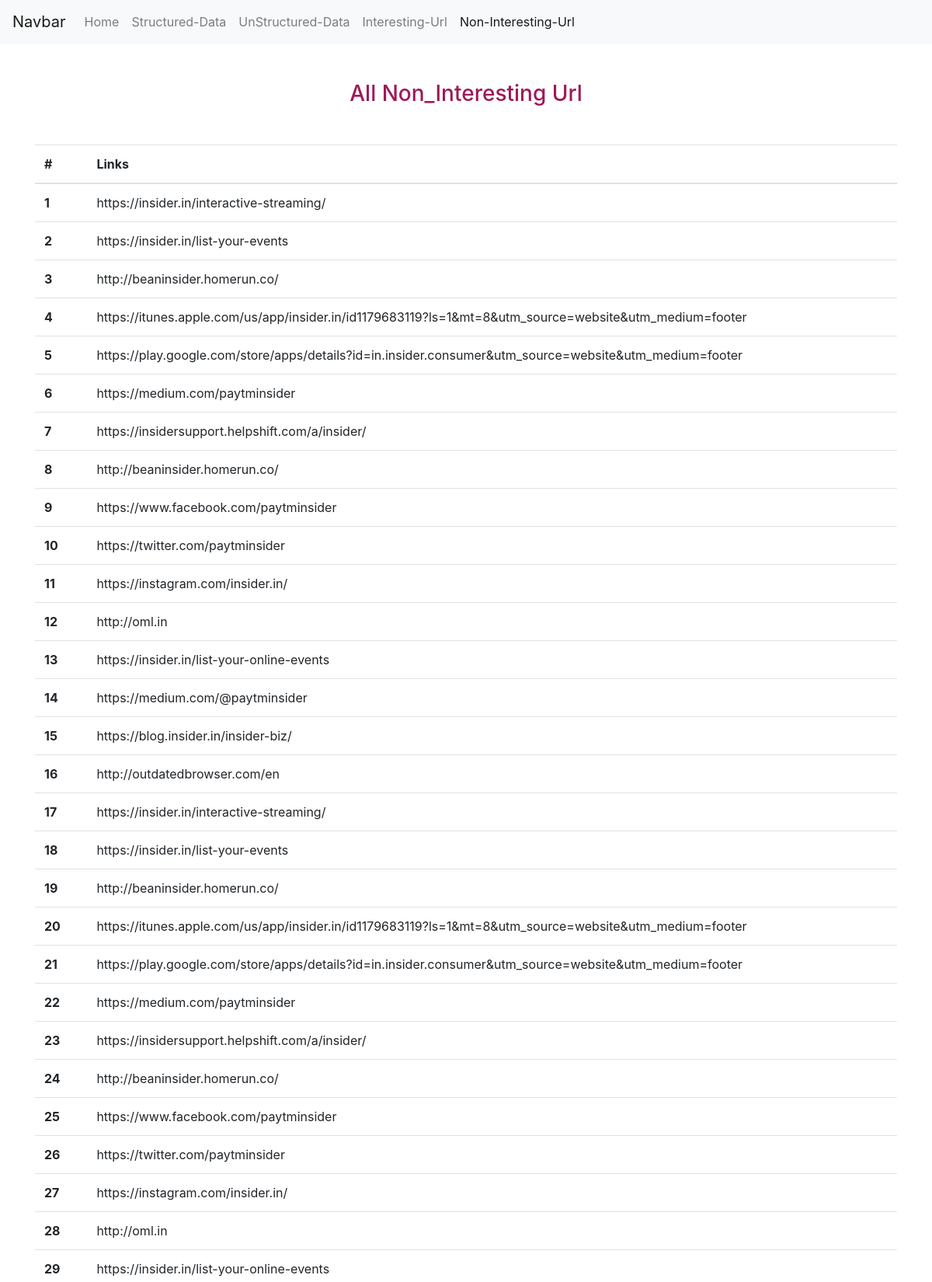
The page /nUrls/ (upper part) on the database its author committed.
### sApp/models.py (models this page shows, shortened)
class Non_interesting_url(models.Model):
    Non_interesting_url1 = models.TextField(blank=True, null=True)

### sApp/views.py (the view)
# urls.py: path('nUrls/', nUrl, name='nUrls'),
def nUrl(request):
    nIURl = Non_interesting_url.objects.all()
    return render(request, 'all_nUrl.html', {'nUrl': nIURl})

### sApp/templates/all_nUrl.html (shortened to what this page needs)
<!doctype html>
<html lang="en">
  <head>
    <link rel="stylesheet" href="https://maxcdn.bootstrapcdn.com/bootstrap/4.0.0/css/bootstrap.min.css">
  </head>
  <body>
      {% include 'base/navbar.html' %}
    <div class="container mt-5">
        <h3 class="text-center mt-5" style="color: #9f1959;">All Non_Interesting Url</h3>
      {% if nUrl %}
        <table class="table mt-5">
          <thead>
            <tr>
              <th scope="col">#</th>
              <th scope="col">Links</th>
            </tr>
          </thead>
          <tbody>
          {% for i in nUrl %}
            <tr>
              <th scope="row">{{ forloop.counter }}</th>
              <td>{{i.Non_interesting_url1}}</td>
            </tr>
          {% endfor %}
          </tbody>
        </table>
      {% else %}
      <h4 class="text-center" style="color: red;">Data Not Available</h4>
      {% endif %}
    </div>
  </body>
</html>

### rows shown on the page
Non_interesting_url: Non_interesting_url1 "https://insider.in/interactive-streaming/"
Non_interesting_url: Non_interesting_url1 "https://insider.in/list-your-events"
Non_interesting_url: Non_interesting_url1 "http://beaninsider.homerun.co/"
Non_interesting_url: Non_interesting_url1 "https://itunes.apple.com/us/app/insider.in/id1179683119?ls=1&mt=8&utm_source=website&utm_medium=footer"
Non_interesting_url: Non_interesting_url1 "https://play.google.com/store/apps/details?id=in.insider.consumer&utm_source=website&utm_medium=footer"
Non_interesting_url: Non_interesting_url1 "https://medium.com/paytminsider"
Non_interesting_url: Non_interesting_url1 "https://insidersupport.helpshift.com/a/insider/"
Non_interesting_url: Non_interesting_url1 "http://beaninsider.homerun.co/"
Non_interesting_url: Non_interesting_url1 "https://www.facebook.com/paytminsider"
Non_interesting_url: Non_interesting_url1 "https://twitter.com/paytminsider"
Non_interesting_url: Non_interesting_url1 "https://instagram.com/insider.in/"
Non_interesting_url: Non_interesting_url1 "http://oml.in"
Non_interesting_url: Non_interesting_url1 "https://insider.in/list-your-online-events"
Non_interesting_url: Non_interesting_url1 "https://medium.com/@paytminsider"
Non_interesting_url: Non_interesting_url1 "https://blog.insider.in/insider-biz/"
Non_interesting_url: Non_interesting_url1 "http://outdatedbrowser.com/en"
Non_interesting_url: Non_interesting_url1 "https://insider.in/interactive-streaming/"
Non_interesting_url: Non_interesting_url1 "https://insider.in/list-your-events"
Non_interesting_url: Non_interesting_url1 "http://beaninsider.homerun.co/"
Non_interesting_url: Non_interesting_url1 "https://itunes.apple.com/us/app/insider.in/id1179683119?ls=1&mt=8&utm_source=website&utm_medium=footer"
Non_interesting_url: Non_interesting_url1 "https://play.google.com/store/apps/details?id=in.insider.consumer&utm_source=website&utm_medium=footer"
Non_interesting_url: Non_interesting_url1 "https://medium.com/paytminsider"
Non_interesting_url: Non_interesting_url1 "https://insidersupport.helpshift.com/a/insider/"
Non_interesting_url: Non_interesting_url1 "http://beaninsider.homerun.co/"
Non_interesting_url: Non_interesting_url1 "https://www.facebook.com/paytminsider"
Non_interesting_url: Non_interesting_url1 "https://twitter.com/paytminsider"
Non_interesting_url: Non_interesting_url1 "https://instagram.com/insider.in/"
Non_interesting_url: Non_interesting_url1 "http://oml.in"
Non_interesting_url: Non_interesting_url1 "https://insider.in/list-your-online-events"
